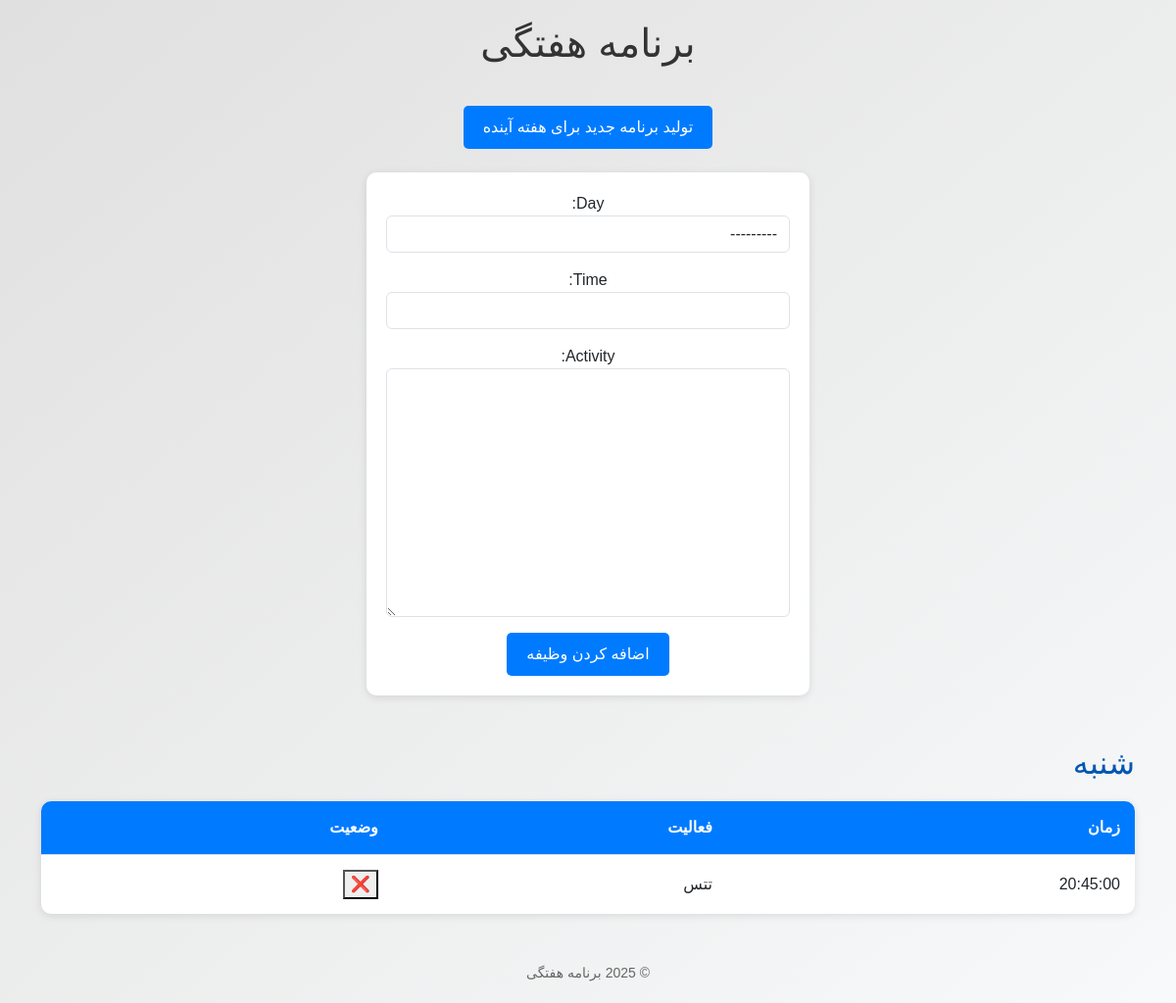
The app's page /, older data.
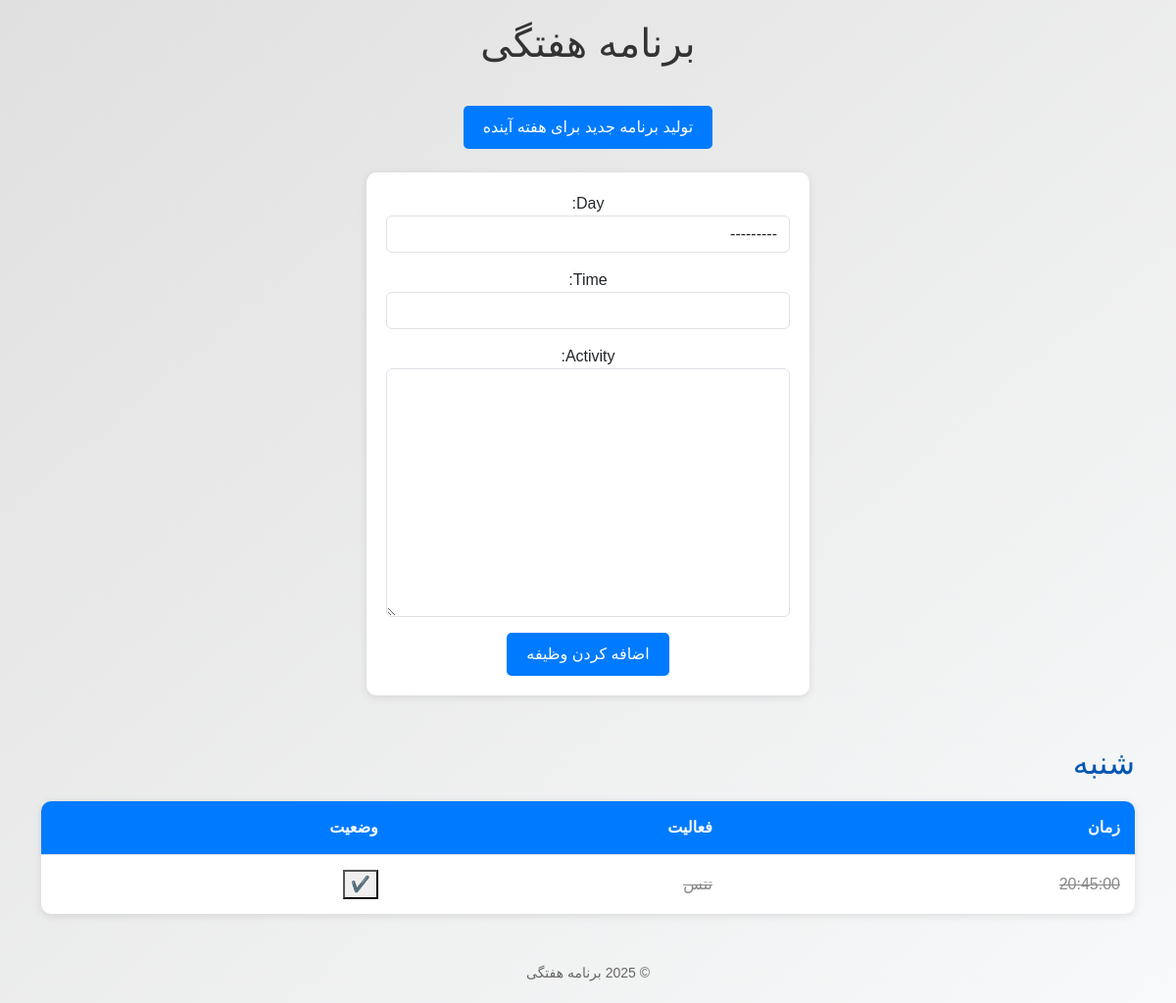
The same page, newer data.
### schedule/models.py (models this page shows, shortened)
class WeeklyTask(models.Model):
    DAY_CHOICES = [
        ('شنبه', 'شنبه'),
        ('یکشنبه', 'یکشنبه'),
        ('دوشنبه', 'دوشنبه'),
        ('سه‌شنبه', 'سه‌شنبه'),
        ('چهارشنبه', 'چهارشنبه'),
        ('پنجشنبه', 'پنجشنبه'),
        ('جمعه', 'جمعه'),
    ]
    day = models.CharField(max_length=10, choices=DAY_CHOICES)
    time = models.CharField(max_length=50)
    activity = models.TextField()
    is_completed = models.BooleanField(default=False)
    week_number = models.IntegerField(null=True, blank=True)

### schedule/views.py (the view)
# urls.py: path('', views.weekly_schedule, name='weekly_schedule'),
def weekly_schedule(request):
    if request.method == 'POST':
        form = WeeklyTaskForm(request.POST)
        if form.is_valid():
            task = form.save(commit=False)
            task.week_number = datetime.now().isocalendar().week
            task.save()
            return redirect('weekly_schedule')
    else:
        form = WeeklyTaskForm()
    tasks = WeeklyTask.objects.filter(week_number=datetime.now().isocalendar().week).order_by('day', 'time')
    grouped_tasks = {day: list(items) for day, items in groupby(tasks, key=lambda task: task.day)}
    return render(request, 'weekly_schedule.html', {'form': form, 'grouped_tasks': grouped_tasks})

### schedule/forms.py
class WeeklyTaskForm(forms.ModelForm):
    class Meta:
        model = WeeklyTask
        fields = ['day', 'time', 'activity']
        widgets = {
            'day': forms.Select(attrs={'class': 'form-control'}),
            'time': forms.TextInput(attrs={'class': 'form-control'}),
            'activity': forms.Textarea(attrs={'class': 'form-control'}),
        }

### schedule/templates/weekly_schedule.html (shortened to what this page needs)
<!DOCTYPE html>
<html lang="fa" dir="rtl">
<head>
    <link href="https://cdn.jsdelivr.net/npm/bootstrap@5.3.0/dist/css/bootstrap.rtl.min.css" rel="stylesheet">
</head>
<body>
    <div class="container">
        <h1>برنامه هفتگی</h1>
        <div class="text-center mb-4">
            <a href="{% url 'generate_new_schedule' %}" class="btn generate-btn">تولید برنامه جدید برای هفته آینده</a>
        </div>
        <div class="form-section">
            <form method="post">
                {{ form.as_p }}
                <button type="submit">اضافه کردن وظیفه</button>
            </form>
        </div>
        {% for day, tasks in grouped_tasks.items %}
        <div class="schedule-section">
            <h2>{{ day }}</h2>
            <table>
                <tr>
                    <th>زمان</th>
                    <th>فعالیت</th>
                    <th>وضعیت</th>
                </tr>
                {% for task in tasks %}
                <tr id="task-{{ task.id }}" class="{% if task.is_completed %}completed{% endif %}">
                    <td>{{ task.time }}</td>
                    <td>{{ task.activity }}</td>
                    <td>
                        <button class="status-btn" data-task-id="{{ task.id }}">
                            {% if task.is_completed %}✔️{% else %}❌{% endif %}
                        </button>
                    </td>
                </tr>
                {% endfor %}
            </table>
        </div>
        {% endfor %}
        <div class="footer">
            © 2025 برنامه هفتگی
        </div>
    </div>
</body>
</html>

Row changes from the older to the newer data that the page shows:
changed WeeklyTask "شنبه": is_completed "❌" → "✔️"
